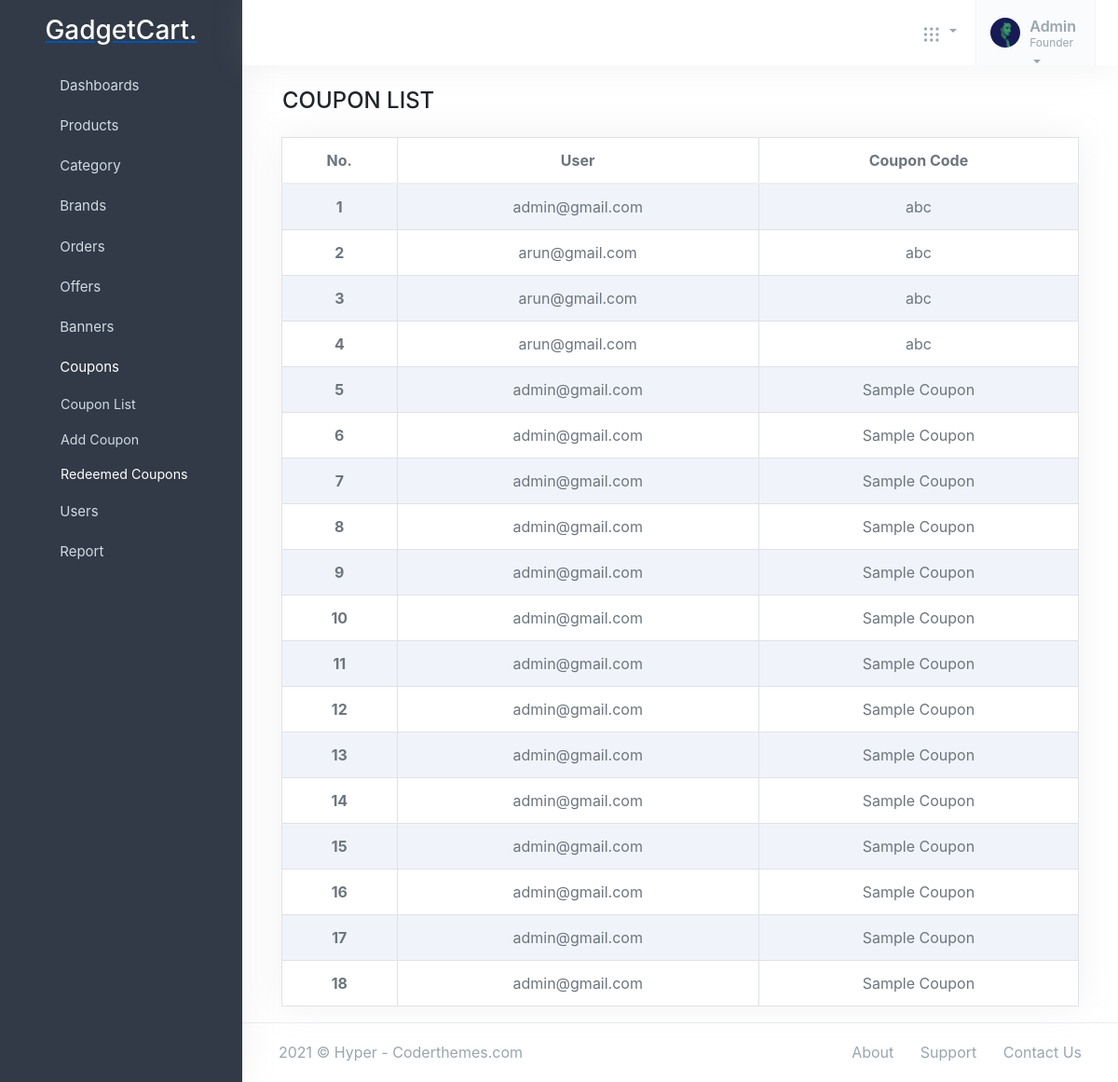
The page /adminpanel/redeemed_coupons/ on the database as committed earlier.
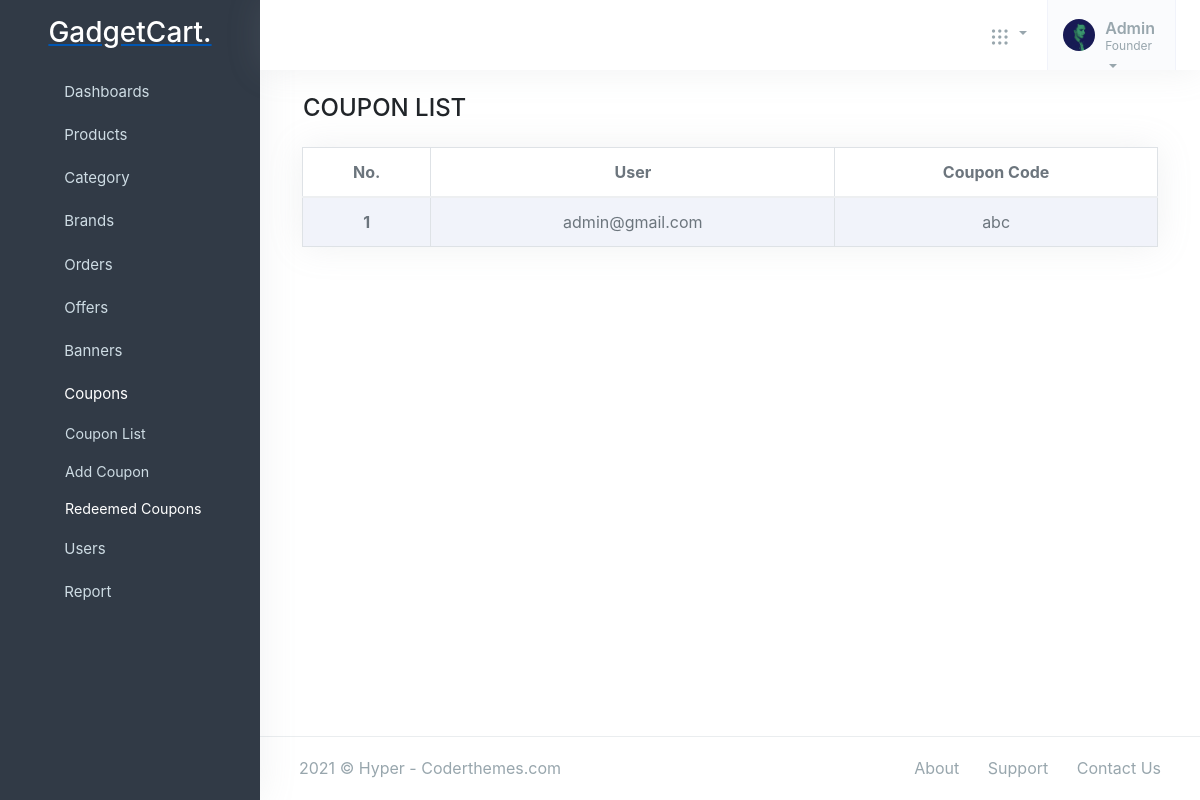
The same page on the database as committed later.
### offer/models.py (models this page shows, shortened)
class RedeemedCoupon(models.Model):
    user = models.ForeignKey(Account(), on_delete=models.CASCADE)
    coupon = models.ForeignKey(Coupon, on_delete=models.CASCADE)

class Coupon(models.Model):
    coupon_name = models.CharField(max_length=50)
    coupon_code = models.CharField(max_length=50, unique=True)
    discount = models.PositiveIntegerField(help_text="Offer in percentage", null=True)
    limit = models.PositiveIntegerField(null=True)
    valid_from = models.DateField()
    valid_to = models.DateField()
    is_active = models.BooleanField(default=True)
    def __str__(self):
        return self.coupon_name

### accounts/models.py (models this page shows, shortened)
class Account(AbstractBaseUser,PermissionsMixin):
    first_name = models.CharField(max_length=50)
    last_name = models.CharField(max_length=50)
    username = models.CharField(max_length=50, unique=True)
    email = models.CharField(max_length=50, unique=True)
    phone_number = models.CharField(max_length=50, unique=True)
    date_joined = models.DateTimeField(auto_now_add=True)
    last_login = models.DateTimeField(auto_now_add=True)
    is_admin = models.BooleanField(default=False)
    is_staff = models.BooleanField(default=False)
    is_active = models.BooleanField(default=True)
    is_superadmin = models.BooleanField(default=False)
    is_verified = models.BooleanField(default=False)
    USERNAME_FIELD = 'email'
    REQUIRED_FIELDS = ['username', 'first_name', 'last_name', 'phone_number']
    objects = MyAccountManager()
    def __str__(self):
        return self.email

### adminpanel/views.py (the view)
# urls.py: path('redeemed_coupons/', views.redeemed_coupons, name='redeemed_coupons'),
def redeemed_coupons(request):
    redeemed_coupons = RedeemedCoupon.objects.all()
    context = {
        'redeemed_coupons' : redeemed_coupons
    }
    return render(request, 'adminpanel/redeemed_coupons.html', context)

### brand/context_processors.py (called while the page is built)
def menulinks(request):
    links = Brand.objects.all()
    return dict(link=links)

### carts/context_processors.py (called while the page is built, shortened)
def counter(request):
    cart_count = 0
    if 'admin' in request.path:
        return {}
    return dict(cart_count=cart_count)

### category/context_processors.py (called while the page is built)
def menu_links(request):
    links = Category.objects.all()
    return dict(links=links)

### templates/adminpanel/redeemed_coupons.html (shortened to what this page needs)
{% extends 'adminpanel/base.html' %}
{% load static %}
{% block content %}
<div class="container">
    <div class="row">
        <div class="col">
            <h4 class="ml-3 mt-4 mb-4">COUPON LIST</h4>
        </div>
    </div>
    <div class="col-12" id="tables">
        <table class="table table-striped table-bordered table-hover bg-white bg-body shadow" id="myTable">
            <thead>
                <tr>
                    <th> <center> No.</th>
                    <th> <center> User</th>
                    <th> <center> Coupon Code</th>
                </tr>
            </thead>
            <tbody>
                {% for coupon in redeemed_coupons %}
                <tr>
                    <th scope="row"> <center>{{forloop.counter}} </center></th>
                    <td><center>{{coupon.user}}</center></td>
                    <td><center>{{coupon.coupon}}</center></td>
                </tr>
                {% endfor %}
            </tbody>
        </table>
    </div>
</div>
<footer class="footer">
    <div class="container-fluid">
        <div class="row">
            <div class="col-md-6">
                <script>document.write(new Date().getFullYear())</script> © Hyper - Coderthemes.com
            </div>
            <div class="col-md-6">
                <div class="text-md-end footer-links d-none d-md-block">
                    <a href="javascript: void(0);">About</a>
                    <a href="javascript: void(0);">Support</a>
                    <a href="javascript: void(0);">Contact Us</a>
                </div>
            </div>
        </div>
    </div>
</footer>
{% endblock %}

Rows that differ between the two databases and show on the page:
removed RedeemedCoupon: user "arun@gmail.com", coupon "abc"
removed RedeemedCoupon: user "arun@gmail.com", coupon "abc"
removed RedeemedCoupon: user "arun@gmail.com", coupon "abc"
removed RedeemedCoupon: user "admin@gmail.com", coupon "Sample Coupon"
removed RedeemedCoupon: user "admin@gmail.com", coupon "Sample Coupon"
removed RedeemedCoupon: user "admin@gmail.com", coupon "Sample Coupon"
removed RedeemedCoupon: user "admin@gmail.com", coupon "Sample Coupon"
removed RedeemedCoupon: user "admin@gmail.com", coupon "Sample Coupon"
removed RedeemedCoupon: user "admin@gmail.com", coupon "Sample Coupon"
removed RedeemedCoupon: user "admin@gmail.com", coupon "Sample Coupon"
removed RedeemedCoupon: user "admin@gmail.com", coupon "Sample Coupon"
removed RedeemedCoupon: user "admin@gmail.com", coupon "Sample Coupon"
removed RedeemedCoupon: user "admin@gmail.com", coupon "Sample Coupon"
removed RedeemedCoupon: user "admin@gmail.com", coupon "Sample Coupon"
removed RedeemedCoupon: user "admin@gmail.com", coupon "Sample Coupon"
removed RedeemedCoupon: user "admin@gmail.com", coupon "Sample Coupon"
removed RedeemedCoupon: user "admin@gmail.com", coupon "Sample Coupon"
